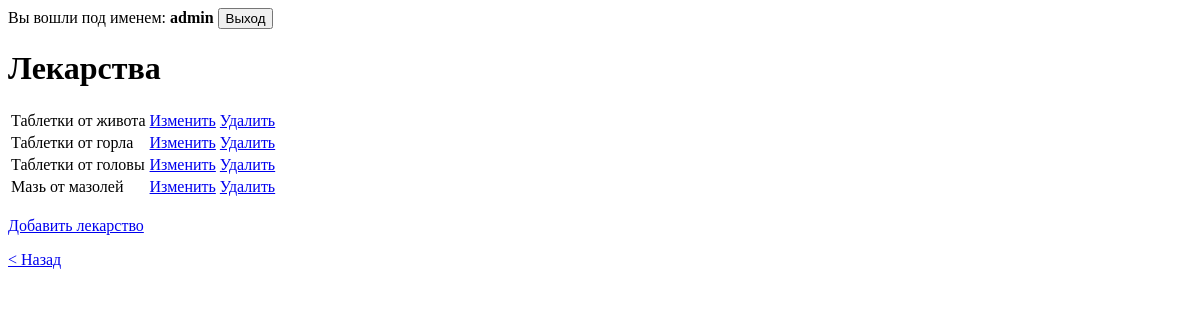
/cures/ (signed in), run on an earlier commit of the app's database.
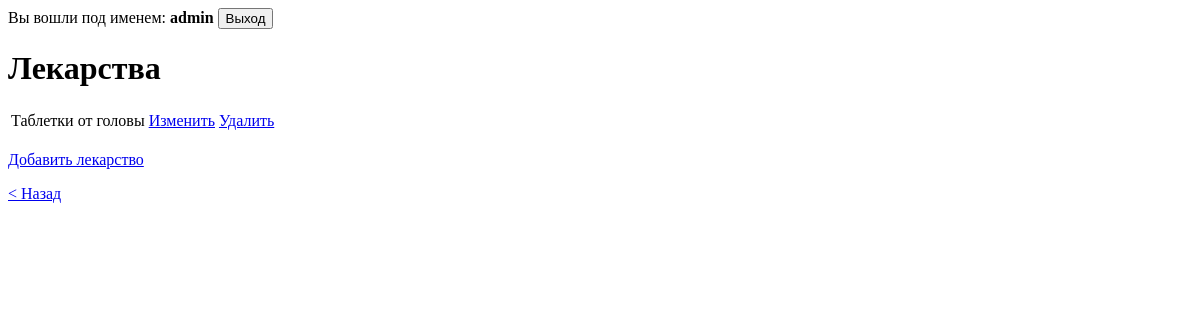
And on a later commit of the database.
### mainapp/models.py (models this page shows, shortened)
class Cure(models.Model):
    name = models.CharField(max_length=50)
    pharmacies = models.ManyToManyField('Pharmacy', through='Place')

### mainapp/views.py (the view)
# urls.py: path("cures/", views.cures,name='cures'),
def cures(request):
    template = loader.get_template('cures.html')
    context = {
        'cures' : Cure.objects.all(),
        'title': 'Список лекарств',
        'power_user': request.user.groups.filter(name='admin').exists()
    }
    return HttpResponse(template.render(context, request))

### mainapp/templates/cures.html
{% extends 'base.html' %}
{% block page_title %}
    <h1> Лекарства </h1>
{% endblock %}
{% block page_content %}
    <table>
        {% for c in cures %}
            <tr>
                <td>{{c.name}}</td>
                {% if request.user.is_authenticated %}
                    <td><a href="{% url 'edit_cures' c.id %}"> Изменить </a></td>
                    {% if power_user %}
                        <td><a href="{% url 'del_cures' c.id %}"> Удалить </a></td>
                    {% endif %}
                {% endif %}
            </tr>
        {% endfor %}
    </table>
    <br>
    {% if request.user.is_authenticated %}
        {% if power_user %}
            <a href="{% url 'new_cures' %}"> Добавить лекарство </a>
        {% endif %}
    {% endif %}
<p><a href="{% url 'index' %}"> < Назад </a> </p>
{% endblock %}

What changed in the data, as far as the page shows it:
removed Cure: name "Таблетки от живота"
removed Cure: name "Таблетки от горла"
removed Cure: name "Мазь от мазолей"
